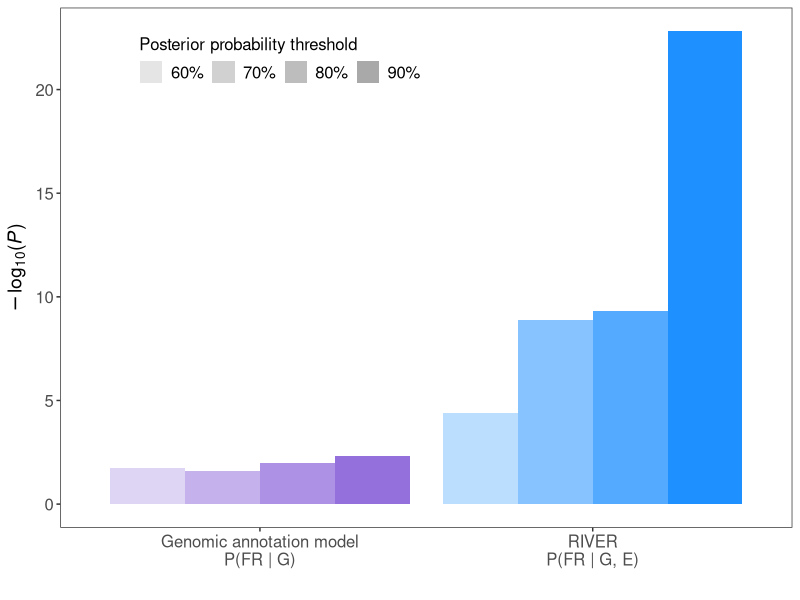

Generate this figure with R: (Note: this script raises an error after producing the figure.)
# =======================================================================================================
# This is a script for generating EDF9d: association between ASE and RIVER scores
#
# output:
#       1. EDF9d.pdf (High association between RIVER scores and allelic imbalance)
#       2. EDF9d.out.RData
#          Store all data used and generated by running this script
#
# Note that the final figure was slightly modified by using inkscape for visualization purposes
#
# =======================================================================================================

#!/usr/bin/env Rscript

# Recall required packages
rm(list=ls(all=TRUE))
require(data.table)
require(ggplot2)

# Master directory
dir = Sys.getenv('RAREVARDIR')

# Recall required functions



# =========== Main
colors = c('mediumpurple','dodgerblue')
names(colors) = c("Genomic annotation model\nP(FR | G)", "RIVER\nP(FR | G, E)")
dat <- data.frame(threshold = factor(c("60%", "70%", "80%", "90%", "60%", "70%", "80%", "90%")), 
                  model= as.character(c("Genomic annotation model\nP(FR | G)", "Genomic annotation model\nP(FR | G)", 
                                        "Genomic annotation model\nP(FR | G)", "Genomic annotation model\nP(FR | G)", 
                                        "RIVER\nP(FR | G, E)", "RIVER\nP(FR | G, E)", "RIVER\nP(FR | G, E)", "RIVER\nP(FR | G, E)"), 
                                      levels=c("Genomic annotation model\nP(FR | G)", "RIVER\nP(FR | G, E)")), 
                  pvalue=c(1.74776184082, 1.59130449747, 1.97592324838, 2.31964174449, 
                           4.3831885589, 8.89927350802, 9.33225955838, 22.8134807196)) # Pre-computed P-values

ggplot(data=dat, aes(x=model, y=pvalue, fill=model, alpha = threshold)) + 
  geom_bar(stat="identity", position=position_dodge()) + 
  scale_alpha_discrete(range = c(0.3, 1), 
                       name = 'Posterior probability threshold', 
                       breaks=c("60%", "70%", "80%", "90%")) + 
  theme_bw() + 
  guides(alpha = guide_legend(title.theme = element_text(size=12,angle=0),
                              override.aes = list(fill = 'darkgrey'), title.position = "top")) + 
  scale_fill_manual(values = colors, guide = F) + 
  xlab('') + ylab(expression(paste(-log [10] , "(",italic("P"),")",sep=""))) + 
  theme(axis.title = element_text(size = 14), 
        panel.grid.major = element_blank(), 
        panel.grid.minor = element_blank(), 
        axis.text.x = element_text(size=12), 
        axis.text.y = element_text(size=12), 
        legend.key = element_blank(), 
        legend.text=element_text(size=12),
        legend.position = c(0.3, 0.9), 
        legend.direction = 'horizontal')
ggsave(paste(dir,"/paper_figures/EDF9d.pdf",sep=""),width=6,height=4.5)



# =========== Save data
save.image(file = paste(dir,"/data/EDF9d.out.RData",sep=""))